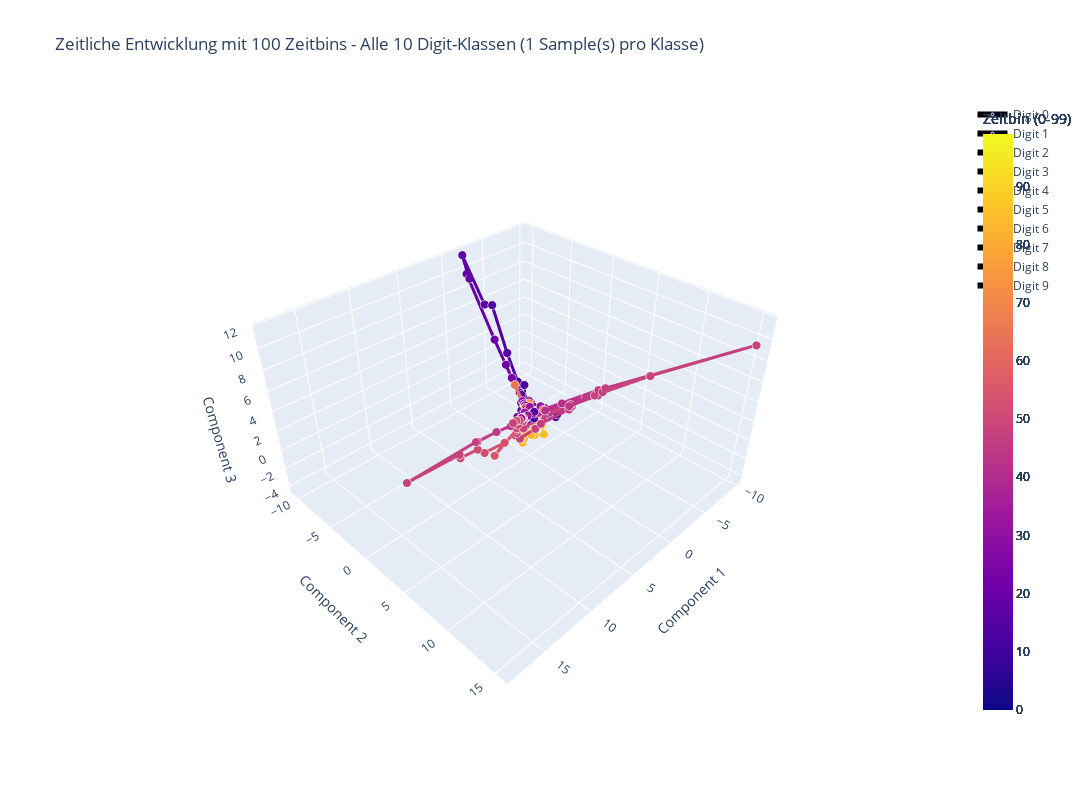

Write notebook code for a chart like this one.
### Code cell
# Interaktive Version für 100 Zeitbins mit ausgewogenen Digit-Klassen
def create_balanced_time_evolution_100_bins(n_samples_per_digit=1, n_components=3, n_neighbors=15):
    """
    Erstellt eine 3D-Visualisierung mit Samples von allen 10 Digit-Klassen und 100 Zeitbins
    """
    print(f"🎯 Erstelle ausgewogene Visualisierung mit 100 Zeitbins:")
    print(f"   Samples pro Digit: {n_samples_per_digit}")
    print(f"   Components: {n_components}")
    print(f"   Neighbors: {n_neighbors}")
    
    # Alle Labels sammeln um die Indizes zu finden
    all_labels = []
    for i in range(len(dataset)):
        _, label = dataset[i]
        all_labels.append(label)
    
    # Indizes für jede Digit-Klasse finden
    digit_indices = {digit: [] for digit in range(10)}
    for i, label in enumerate(all_labels):
        digit_indices[label].append(i)
    
    print(f"\n📊 Verfügbare Samples pro Digit-Klasse:")
    for digit in range(10):
        print(f"   Digit {digit}: {len(digit_indices[digit])} Samples")
    
    # Samples von jeder Klasse sammeln
    selected_samples = []
    selected_labels = []
    
    for digit in range(10):
        available_indices = digit_indices[digit]
        n_available = len(available_indices)
        n_to_select = min(n_samples_per_digit, n_available)
        
        if n_to_select > 0:
            import random
            selected_indices = random.sample(available_indices, n_to_select)
            
            for idx in selected_indices:
                events, label = dataset[idx]
                sample_frames = trans(events)  # (100, 2, 34, 34)
                timebins_flattened = sample_frames.reshape(sample_frames.shape[0], -1)  # (100, 2312)
                selected_samples.append(timebins_flattened)
                selected_labels.append(label)
    
    print(f"\n📈 Gesamt ausgewählte Samples: {len(selected_samples)}")
    print(f"📊 Verteilung: {[selected_labels.count(i) for i in range(10)]}")
    
    # Alle Zeitbins zusammenfassen
    X_all_timebins = np.vstack(selected_samples)  # (n_samples * 100, 2312)
    print(f"📈 Data matrix für Isomap: {X_all_timebins.shape}")
    
    # Robuste Parameter-Anpassung
    max_neighbors = min(n_neighbors, X_all_timebins.shape[0] - 1)
    max_components = min(n_components, X_all_timebins.shape[0] - 1)
    
    print(f"🔧 Angepasste Parameter: n_neighbors={max_neighbors}, n_components={max_components}")
    
    # Isomap anwenden
    try:
        isomap_3d = Isomap(n_components=max_components, n_neighbors=max_neighbors)
        X_isomap_3d = isomap_3d.fit_transform(X_all_timebins)
        print(f"✅ Isomap result: {X_isomap_3d.shape}")
    except Exception as e:
        print(f"❌ Fehler bei Isomap: {e}")
        print("🔄 Verwende PCA als Fallback...")
        from sklearn.decomposition import PCA
        pca = PCA(n_components=max_components)
        X_isomap_3d = pca.fit_transform(X_all_timebins)
        print(f"✅ PCA result: {X_isomap_3d.shape}")
    
    # Plot erstellen
    fig = go.Figure()
    
    # Für jedes Sample eine Linie zeichnen
    for i in range(len(selected_samples)):
        start_idx = i * 100  # 100 Zeitbins pro Sample
        end_idx = (i + 1) * 100
        sample_coords = X_isomap_3d[start_idx:end_idx]
        
        # Linie mit zeitlicher Farbkodierung (100 Zeitbins)
        fig.add_trace(go.Scatter3d(
            x=sample_coords[:, 0],
            y=sample_coords[:, 1], 
            z=sample_coords[:, 2] if max_components >= 3 else np.zeros_like(sample_coords[:, 0]),
            mode='lines+markers',
            line=dict(
                color=list(range(100)),  # 100 Zeitbins
                colorscale='plasma',
                width=6,
                colorbar=dict(title="Zeitbin (0-99)", x=1.02)
            ),
            marker=dict(
                size=3,  # Kleinere Marker für 100 Punkte
                color=list(range(100)),
                colorscale='plasma',
                line=dict(width=1, color='white')
            ),
            name=f'Digit {selected_labels[i]}',
            showlegend=True,
            hovertemplate=f'Digit: {selected_labels[i]}<br>Zeitbin: %{{marker.color}}<br>X: %{{x:.2f}}<br>Y: %{{y:.2f}}<br>Z: %{{z:.2f}}<extra></extra>'
        ))
    
    fig.update_layout(
        title=f'Zeitliche Entwicklung mit 100 Zeitbins - Alle 10 Digit-Klassen ({n_samples_per_digit} Sample(s) pro Klasse)',
        scene=dict(
            xaxis_title='Component 1',
            yaxis_title='Component 2',
            zaxis_title='Component 3' if max_components >= 3 else 'Z=0',
            camera=dict(eye=dict(x=1.5, y=1.5, z=1.5))
        ),
        width=1200,
        height=800
    )
    
    fig.show()
    
    print(f"\n✅ Ausgewogene Visualisierung mit 100 Zeitbins erstellt!")
    print(f"📊 Jede Linie zeigt 100 Zeitbins eines Digits")
    print(f"🌈 Die Farbe zeigt die Zeitbin-Nummer (0-99)")
    print(f"💡 Du kannst die 3D-Visualisierung drehen, zoomen und verschieben!")
    
    return X_isomap_3d, selected_labels

# Test mit ausgewogenen Digit-Klassen
print("🧪 Test: Ausgewogene Visualisierung mit 100 Zeitbins")
X_balanced_100, labels_balanced_100 = create_balanced_time_evolution_100_bins(n_samples_per_digit=1, n_components=3, n_neighbors=15)
